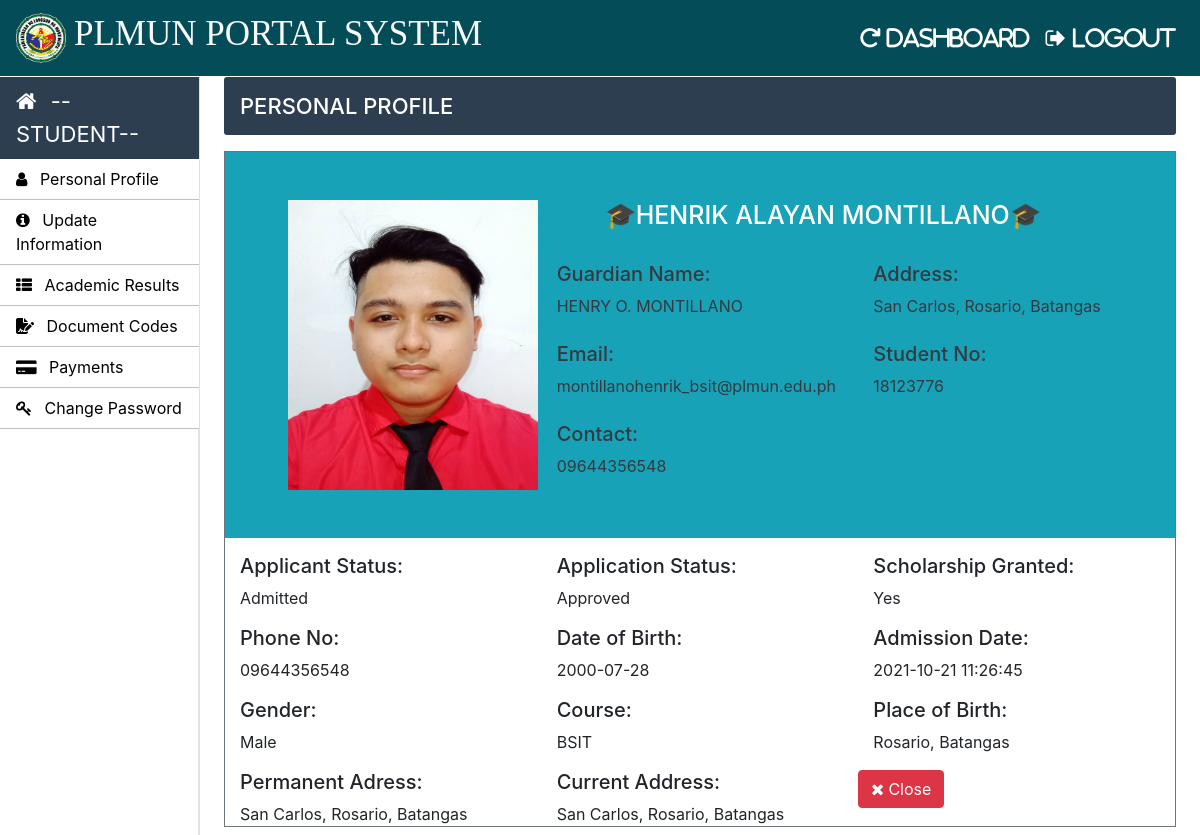
/Admin/display-student-student.php?roll_no=18123776 (signed in), run on the app's committed database.
### tables this page shows
CREATE TABLE `student_info` (
  `roll_no` int(50) NOT NULL,
  `first_name` varchar(30) NOT NULL,
  `middle_name` varchar(30) NOT NULL,
  `last_name` varchar(30) NOT NULL,
  `father_name` varchar(30) NOT NULL,
  `email` varchar(200) NOT NULL,
  `mobile_no` varchar(11) NOT NULL,
  `course_code` varchar(11) NOT NULL,
  `profile_image` varchar(100) NOT NULL,
  `prospectus_issued` varchar(10) NOT NULL,
  `prospectus_amount` varchar(10) NOT NULL,
  `applicant_status` varchar(20) NOT NULL,
  `application_status` varchar(20) NOT NULL,
  `dob` varchar(10) NOT NULL,
  `gender` varchar(10) NOT NULL,
  `permanent_address` varchar(150) NOT NULL,
  `current_address` varchar(150) NOT NULL,
  `place_of_birth` varchar(150) NOT NULL,
  `admission_date` timestamp NOT NULL DEFAULT CURRENT_TIMESTAMP ON UPDATE CURRENT_TIMESTAMP
);

### Admin/display-student-student.php (the view, shortened to what this page needs)
<?php
	if ($_SESSION["LoginAdmin"])
	{
		$roll_no=$_GET['roll_no'] ?? $_SESSION['LoginStudent'];
	}
	require_once "../connection/connection.php";
	?>
<!doctype html>
<html lang="en">
	<head>
	</head>
	<body>
		<?php include('../common/student-header.php') ?>
		<?php include('../common/student-sidebar.php') ?>
		<main role="main" class="col-xl-10 col-lg-9 col-md-8 ml-sm-auto px-md-4 mb-2 w-100">
			<div class="sub-main">
				<div class="text-center d-flex flex-wrap flex-md-nowrap pt-3 pb-2 mb-3 text-white admin-dashboard pl-3">
					<h4 class="">PERSONAL PROFILE </h4>
				</div>
	<?php
	$query="select * from student_info where roll_no='$roll_no'";
	$run=mysqli_query($con,$query);
	while ($row=mysqli_fetch_array($run)) {
		?>
		<div class="container  mt-1 border border-secondary mb-1">
			<div class="row text-dark bg-info pt-5">
				<div class="col-md-4">
					<?php  $profile_image= $row["profile_image"] ?>
					<img class="ml-5 mb-5" height='290px' width='250px' src=<?php echo "images/$profile_image"  ?> >
				</div>
				<div class="col-md-8">
					<h3 class="ml-5"><?php echo "&#127891;".$row['first_name']." ".$row['middle_name']." ".$row['last_name']."&#127891;"?></h3><br>
					<div class="row">
						<div class="col-md-6">
						<h5>Guardian Name:</h5> <?php echo $row['father_name']  ?><br><br>
							<h5>Email:</h5> <?php echo $row['email']  ?><br><br>
							<h5>Contact:</h5> <?php echo $row['mobile_no']  ?><br><br>
						</div>
						<div class="col-md-6">
							<h5>Address:</h5> <?php echo $row['permanent_address']  ?><br><br>
							<h5>Student No:</h5> <?php echo $row['roll_no']  ?><br><br>
						</div>
					</div>
				</div>
			</div>
			<div class="row pt-3">
				<div class="col-md-4"><h5>Applicant Status:</h5> <?php echo $row['applicant_status']  ?></div>
				<div class="col-md-4"><h5>Application Status:</h5> <?php echo $row['application_status']  ?></div>
				<div class="col-md-4"><h5>Scholarship Granted:</h5> <?php echo $row['prospectus_issued']  ?></div>
			</div>
			<div class="row pt-3">
				<div class="col-md-4"><h5>Phone No:</h5> <?php echo $row['mobile_no']  ?></div>
				<div class="col-md-4"><h5>Date of Birth:</h5> <?php echo $row['dob']  ?></div>
				<div class="col-md-4"><h5>Admission Date:</h5> <?php echo $row['admission_date']  ?></div>
			</div>
			<div class="row pt-3">
				<div class="col-md-4"><h5>Gender:</h5> <?php echo $row['gender']  ?></div>
				<div class="col-md-4"><h5>Course:</h5> <?php echo $row['course_code']  ?></div>
				<div class="col-md-4"><h5>Place of Birth:</h5> <?php echo $row['place_of_birth']  ?></div>
			</div>
			<div class="row pt-3">
				<div class="col-md-4"><h5>Permanent Adress:</h5> <?php echo $row['permanent_address']  ?></div>
				<div class="col-md-4"><h5>Current Address:</h5> <?php echo $row['current_address']  ?></div>
				<h5><a href="../Student/student-index.php" class="btn btn-danger"><i class="fa fa-close"></i> Close</a></h5>
			</div>
		</div>
	<?php } ?>
	</div>
		</main>
</body>
</html>

### Css/footer.css (style rules this page uses)
.footer-top h2,h3 { color: #fff; }

### Css/style.css (style rules this page uses)
h3 { font-size: 25px; }
h4 { font-size: 22px; }
.admin-dashboard { margin-top: 1px !important; background: #2c3e50 !important; border-radius: 3px; }

### data on the page
student_info: profile_image (picture), first_name "HENRIK", middle_name "ALAYAN", last_name "MONTILLANO", father_name "HENRY O. MONTILLANO", email "montillanohenrik_bsit@plmun.edu.ph", mobile_no "09644356548", permanent_address "San Carlos, Rosario, Batangas", roll_no "18123776", applicant_status "Admitted", application_status "Approved", prospectus_issued "Yes", dob "2000-07-28", admission_date "2021-10-21 11:26:45", gender "Male", course_code "BSIT", place_of_birth "Rosario, Batangas", current_address "San Carlos, Rosario, Batangas"
